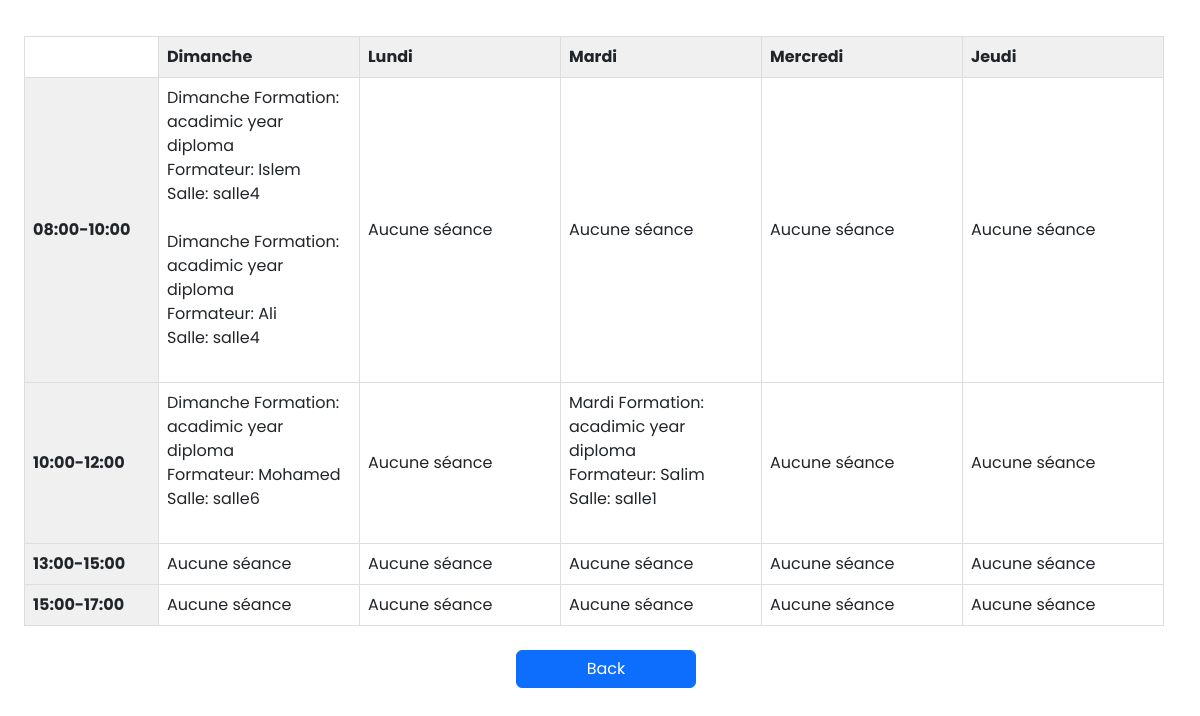
/accapr.php, run on the app's committed database.
### tables this page shows
CREATE TABLE `emploi` (
  `idemploi` int(15) NOT NULL,
  `jour` varchar(15) NOT NULL,
  `Seance` varchar(50) NOT NULL,
  `formation` varchar(50) NOT NULL,
  `salle` varchar(15) NOT NULL,
  `Nom` varchar(50) NOT NULL
);

### accapr.php (the view, shortened to what this page needs)
<?php include "function.php"; ?>
<!DOCTYPE html>
<html lang="en">
<head>
    <link rel='stylesheet' href='https://cdn-uicons.flaticon.com/2.3.0/uicons-solid-straight/css/uicons-solid-straight.css'>
    <link rel='stylesheet' href='https://cdn-uicons.flaticon.com/2.3.0/uicons-solid-rounded/css/uicons-solid-rounded.css'>
    <link rel='stylesheet' href='https://cdn-uicons.flaticon.com/2.3.0/uicons-regular-straight/css/uicons-regular-straight.css'>
    <link rel='stylesheet' href='https://cdn-uicons.flaticon.com/2.3.0/uicons-solid-straight/css/uicons-solid-straight.css'>
    <link href='https://unpkg.com/boxicons@2.1.4/css/boxicons.min.css' rel='stylesheet'>
    <link rel="stylesheet" href="index.css">
    <link href="https://cdn.jsdelivr.net/npm/bootstrap@5.3.3/dist/css/bootstrap.min.css" rel="stylesheet">
</head>
<body>
<div class="tab">
    <div class="table-container">
        <table style="width:95%; margin-top:3%;margin-left:2%;margin-bottom:2%">
            <tr>
                <th style="width:10%;height: 30%;background-color:transparent"></th>
                <th style="width:15%;height: 30%;">Dimanche</th>
                <th style="width:15%;height: 30%;">Lundi</th>
                <th style="width:15%;height: 30%;">Mardi</th>
                <th style="width:15%;height: 30%;">Mercredi</th>
                <th style="width:15%;height: 30%;">Jeudi</th>
            </tr>
            <?php
            $timeSlots = ['08:00-10:00', '10:00-12:00', '13:00-15:00', '15:00-17:00'];
            $days = ['Dimanche', 'Lundi', 'Mardi', 'Mercredi', 'Jeudi'];
            foreach ($timeSlots as $slot) {
                echo "<tr><th style='width:10%;height: 30%;'>$slot</th>";
                foreach ($days as $day) {
                    $sql = "SELECT * FROM emploi WHERE jour = '$day' AND Seance = '$slot'";
                    $result = mysqli_query($conn, $sql);
                    if (mysqli_num_rows($result) > 0) {
                        echo "<td style='width:15%;height: 30%;background-color:transparent' data-bs-toggle='modal' data-bs-target='#createModal'>";
                        while ($row = mysqli_fetch_assoc($result)) {
                            echo "{$row['jour']} Formation: {$row['formation']} <br> Formateur: {$row['Nom']} <br> Salle: {$row['salle']}<br><br>";
                        }
                        echo "</td>";
                    } else {
                        echo "<td style='width:15%;height: 30%;background-color:transparent'>Aucune séance</td>";
                    }
                }
                echo "</tr>";
            }
            ?>
        </table>
      <a href="emploi.php"><button type="button" class="btn btn-primary" style="width:15%;margin-left:43%;margin-bottom:1%">Back <i class="fas"></i></button></a>
    </div>
</div>
</body>
</html>

### index.css (style rules this page uses)
* { margin: 0; padding: 0; box-sizing: border-box; font-family: "Poppins",sans-serif; }
body { position: relative; min-height: 100vh; width: 100%; overflow: hidden; }

### accapr.php (style rules this page uses)
body { font-family: sans-serif; }
th, td { border: 1px solid #ddd; padding: 8px; text-align: left; }
th { background-color: #f0f0f0; }
.table-container { max-height: 730px; overflow-y: auto; width: 100%; }

### data on the page
emploi: jour "Dimanche", formation "acadimic year diploma", Nom "Islem", salle "salle4"
emploi: jour "Dimanche", formation "acadimic year diploma", Nom "Ali", salle "salle4"
emploi: jour "Dimanche", formation "acadimic year diploma", Nom "Mohamed", salle "salle6"
emploi: jour "Mardi", formation "acadimic year diploma", Nom "Salim", salle "salle1"

### other printed values
$slot "08:00-10:00"
$slot "10:00-12:00"
$slot "13:00-15:00"
$slot "15:00-17:00"
